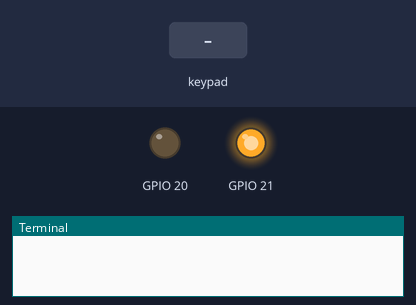
Bench run of a program on a simulated Raspberry Pi (BCM pin numbers). Shown: output pins drawn as LEDs (lit = HIGH), the last lines printed to the terminal. The inputs (shaded band) are chosen by the test bench. Pins used as bus, display or sensor lines are not drawn.

Above: at 1.2 s.
1.3 s: keypad keys 1 2 3 4 * pressed 0.4 s apart
6.3 s: keypad keys 1 3 9 7 2 pressed 0.4 s apart
At 8.5 s:
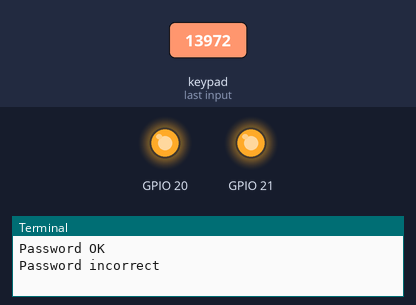
Timing chart, 0 to 10.0 s (numbered marks = the images above; inputs shaded):
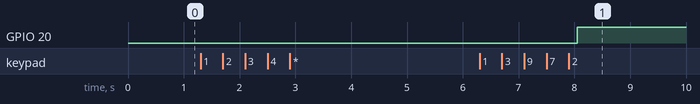

The program:

kaypad.py
```python
import RPi.GPIO as GPIO
import time

GPIO.setmode(GPIO.BCM)

MATRIX = [['1', '2', '3'],
          ['4', '5', '6'],
          ['7', '8', '9'],
          ['*', '0', '#']]

ROW = [15,22,27,24]
COL = [23,14,8]

for j in range(3):
    GPIO.setup(COL[j], GPIO.OUT)
    GPIO.output(COL[j], 1)

for i in range(4):
    GPIO.setup(ROW[i], GPIO.IN, pull_up_down=GPIO.PUD_UP)

GPIO.setup(21,GPIO.OUT)
GPIO.output(21,GPIO.HIGH)
password = "1234*"
attempt = ""
try:
    while (True):
        for j in range(3):
            GPIO.output(COL[j], 0)

            for i in range(4):
                if GPIO.input(ROW[i]) == 0:
                    time.sleep(0.01)
                    while (GPIO.input(ROW[i]) == 0):
                        pass
                    attempt += MATRIX[i][j]
                    if len(attempt) == len(password):
                        if attempt == password:
                            print "Password OK"
                            GPIO.setup(16,GPIO.OUT)
                            GPIO.output(16,GPIO.HIGH)
                            GPIO.setup(21,GPIO.OUT)
                            GPIO.output(21,GPIO.HIGH)
                            GPIO.setup(21,GPIO.IN)
                            time.sleep(1)
                            GPIO.setup(16,GPIO.IN)
                            time.sleep(2)
                            GPIO.setup(21,GPIO.OUT)
                            GPIO.output(21,GPIO.HIGH)

                            # This is where you unlock the door.
                            #
                        else:
                            print "Password incorrect"
                            GPIO.setup(20,GPIO.OUT)
                            GPIO.output(20,GPIO.HIGH)
                            time.sleep(1)
                            GPIO.setup(20,GPIO.IN)
                        attempt = ""
            time.sleep(0.01)

            GPIO.output(COL[j], 1)
except KeyboardInterrupt:
    GPIO.cleanup()
```

Measured:
- after the input at 6.3 s, GPIO 20: LOW → HIGH after 1.8 s
